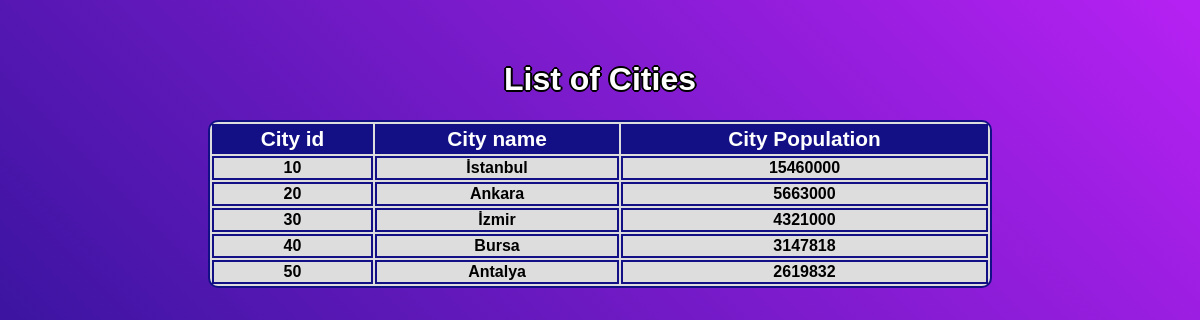
Screenshot of /city/index.php with the database file from the repository.
### tables this page shows
CREATE TABLE city(
cityID INTEGER NOT NULL UNIQUE, 
Name VARCHAR(50) NOT NULL, 
Population INTEGER, 
PRIMARY KEY(cityID) 
);

### city/index.php (the view, shortened to what this page needs)
<!DOCTYPE html>
<html lang="en">
<head>
    <link rel="stylesheet" href="getcities.css" />
</head>
<body>
    <div id="outerdiv">
    <h1 class="heading">List of Cities</h1>
        <div id="innerdiv">
            <table id="table">
            <tr id="otr">
                <th class= "spec">City id</th>
                <th class= "spec">City name</th>
                <th class= "spec">City Population</th>
            </tr>
                <?php
                include "config.php";
                $sql_statement = "SELECT * FROM city";
                $result = mysqli_query($db, $sql_statement);
                while($row = mysqli_fetch_assoc($result)) {
                    $cityID = $row['cityID'];
                    $CName = $row['Name'];
                    $Population = $row['Population'];
                    echo "<tr>"."<th>" . $cityID . "</th>". "<th>". $CName . "</th>" ."<th>". $Population ."</th>"."</tr>";
                }
                ?>
            </table>
        </div>
    </div>
</body>
</html>

### city/getcities.css (style rules this page uses)
body { padding: 0; margin: 0; font-family: "Inter" sans-serif; background: linear-gradient(45deg,#131086, #b621f3); padding: 40px; background-repeat: no-repeat; justify-content: center; text-align: center; }
#outerdiv { width: 100%; height: 100%; min-height: calc(100vh - 40px*2); justify-content: center; border-radius: 10px; }
#innerdiv { display: flex; justify-content: center; height: 80%; font-family: sans-serif }
table { width: 70%; border-collapse: seperated; background-color: #dddddd; border: 2px solid #131086; border-radius: 10px }
tr:last-of-type { border-bottom: 7px solid #131086 ; }
th { border:2px solid #131086; }
.spec { background-color: #131086; color: #ffffff; text-align: center; font-size: 1.3em; border: 2px solid #131086; }
.heading { font-family: sans-serif; text-align: center; color: white; text-shadow: 2px 0 rgb(0, 0, 0), -2px 0 rgb(0, 0, 0), 0 2px rgb(0, 0, 0), 0 -2px rgb(0, 0, 0), 1px 1px rgb(0, 0, 0), -1px -1px rgb(0, 0, 0), 1px -1px rgb(0, 0, 0), -1px 1px rgb(0, 0, 0); }

### rows the page displays
city: cityID "10", Name "İstanbul", Population "15460000"
city: cityID "20", Name "Ankara", Population "5663000"
city: cityID "30", Name "İzmir", Population "4321000"
city: cityID "40", Name "Bursa", Population "3147818"
city: cityID "50", Name "Antalya", Population "2619832"
